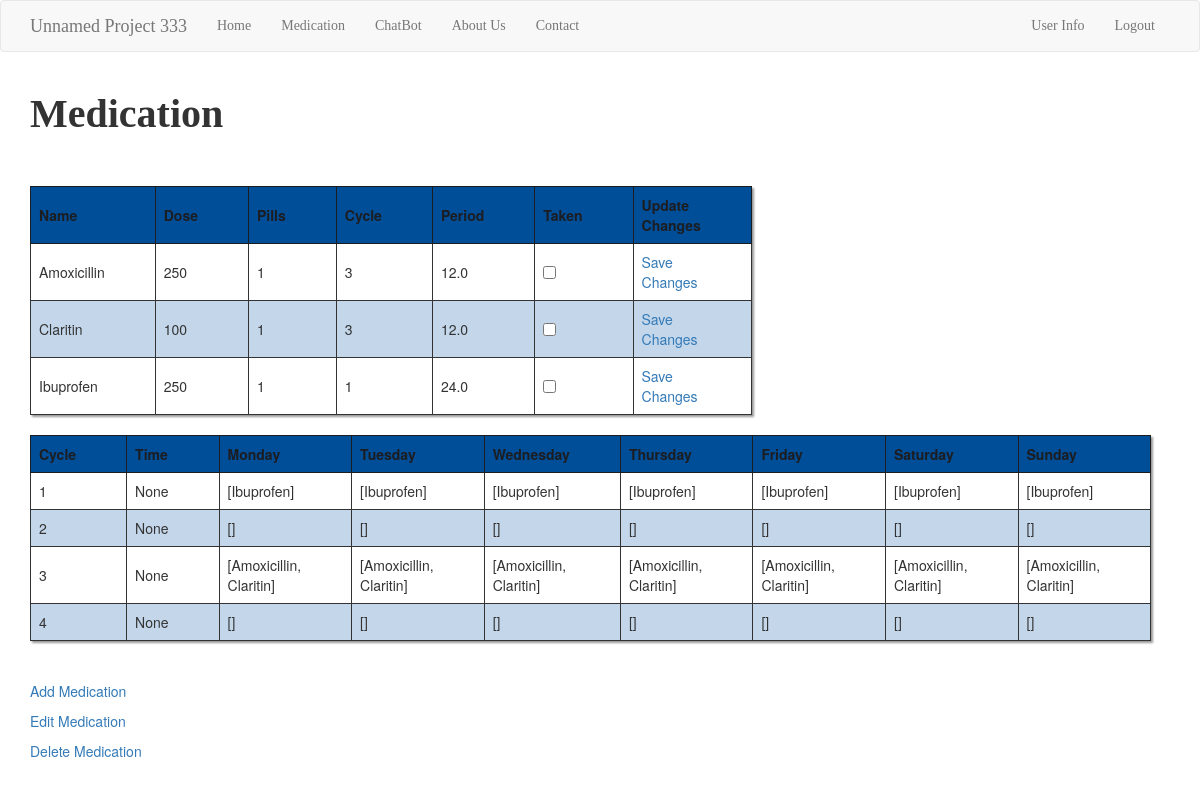
The page /medication (signed in) on the database its author committed.
### app/models.py (models this page shows, shortened)
class Medicine(db.Model):
    __tablename__ = 'medicines'
    id = db.Column(db.Integer, primary_key=True)
    name = db.Column(db.String(64), index=True)
    dose = db.Column(db.Integer, index=True)
    pills = db.Column(db.Integer, index=True)
    period = db.Column(db.Float, index=True)
    taken = db.Column(db.Boolean, index=True, default=False)
    user_id = db.Column(db.Integer, db.ForeignKey('users.id'), nullable=False)
    user = db.relationship('User',backref=db.backref('medicines', lazy=True))
    cycle_id = db.Column(db.Integer, db.ForeignKey('cycles.id'), nullable=True)
    cycle = db.relationship('Cycle',backref=db.backref('medicines', lazy=True))
    def __repr__(self):
        return '{}'.format(self.name)

class Cycle(db.Model):
    __tablename__ = 'cycles'
    id = db.Column(db.Integer, primary_key=True)
    cycle = db.Column(db.Integer, index=True)
    time = db.Column(db.Time, index=True)
    user_id = db.Column(db.Integer, db.ForeignKey('users.id'), nullable=False)
    user = db.relationship('User',backref=db.backref('cycles', lazy=True))
    def get_medications(self):
        medications = Medicine.query.filter_by(cycle_id=self.id).all()
        return medications

### app/routes.py (the view)
@app.route('/medication', methods=['GET', 'POST'])
@login_required
def medication():
    medications = current_user.check_medications()
    form = TakenForm()
    cycles = current_user.get_cycles()
    return render_template('medication.html', title='Medication', medications=medications, form=form, cycles=cycles)

### app/forms.py
class TakenForm(FlaskForm):
    medications = SelectMultipleField('Taken', validators=[Optional()], coerce=int,
        widget=CheckboxInput())
    submit = SubmitField('Update Changes')

### app/models.py (called while the page is built)
@login.user_loader
def load_user(id):
    return User.query.get(int(id))

    def check_medications(self):
        medications = Medicine.query.filter_by(user_id=self.id).all()
        return medications

    def get_cycles(self):
        cycles = Cycle.query.filter_by(user_id=self.id).all()
        return cycles

### app/templates/medication.html
{% extends "base.html" %}
{% block app_content %}
    <h1>{% block title %}{{title }}{% endblock %}</h1>
    <br></br>
    <table>
        <tr>
            <th>Name</th>
            <th>Dose</th>
            <th>Pills</th>
            <th>Cycle</th>
            <th>Period</th>
            <th>Taken</th>
            <th>Update Changes</th>
        </tr>
    {% for medication in medications %}
        <tr>
            <td>{{ medication.name }}</td>
            <td>{{ medication.dose }}</td>
            <td>{{ medication.pills }}</td>
            <td>{{ medication.cycle.cycle }}</td>
            <td>{{ medication.period }}</td>
            {% if medication.taken %}
            <td><input type="checkbox" class="taken" id="{{ medication.id }}" name="{{ medication.id }}" checked="checked"/></td>
            {% else %}
            <td><input type="checkbox" class="taken" id="{{ medication.id }}" name="{{ medication.id }}"/></td>
            {% endif %}
            {% if (request.form.getlist(medication.id) == None) %}
                <td><a href="{{ url_for('taken_med', med_id = medication.id, done = 'yes')}}">Save Changes</a></td>
            {% else %}
                <td><a href="{{ url_for('taken_med', med_id = medication.id, done = 'no')}}">Save Changes</a></td>
            {% endif %}
        </tr>
    {% endfor %}
    </table>
    <br>
    <table>
        <tr>
            <th>Cycle</th>
            <th>Time</th>
            <th>Monday</th>
            <th>Tuesday</th>
            <th>Wednesday</th>
            <th>Thursday</th>
            <th>Friday</th>
            <th>Saturday</th>
            <th>Sunday</th>
        </tr>
    {% for cycle in cycles %}
        <tr>
            <td>{{ cycle.cycle }}</td>
            <td>{{ cycle.time }}</td>
            <td>{{ cycle.get_medications() }}</td>
            <td>{{ cycle.get_medications() }}</td>
            <td>{{ cycle.get_medications() }}</td>
            <td>{{ cycle.get_medications() }}</td>
            <td>{{ cycle.get_medications() }}</td>
            <td>{{ cycle.get_medications() }}</td>
            <td>{{ cycle.get_medications() }}</td>
        </tr>
    {% endfor %}
    </table>
    <br></br>
    <p><a href="{{ url_for('add_medication') }}">Add Medication</a></p>
    <p><a href="{{ url_for('choose_medication')}}">Edit Medication</a></p>
    <p><a href="{{ url_for('delete_medication') }}">Delete Medication</a></p>
{% endblock %}

### app/templates/base.html (shortened to what this page needs)
{% extends 'bootstrap/base.html' %}
{% block styles %}
{{super()}}
<link rel="stylesheet" href="{{ url_for('static', filename='styles.css')}}">
{% endblock %}
{% block navbar %}
<nav class="navbar navbar-default">
    <div class="container">
        <div class="navbar-header">
            <a class="navbar-brand" href="{{ url_for('index') }}">Unnamed Project 333</a>
        </div>
        <div class="collapse navbar-collapse" id="bs-example-navbar-collapse-1">
            <ul class="nav navbar-nav">
                <li><a href="{{ url_for('index') }}">Home</a></li>
                <li><a href="{{ url_for('medication') }}">Medication</a></li>
                <li><a href="{{ url_for('index') }}">ChatBot</a></li>
                <li><a href="{{ url_for('index') }}">About Us</a></li>
                <li><a href="{{ url_for('index') }}">Contact</a></li>
            </ul>
            <ul class="nav navbar-nav navbar-right">
                {% if current_user.is_anonymous %}
                <li><a href="{{ url_for('login') }}">Login</a></li>
                {% else %}
                <li><a href="{{ url_for('update_info') }}">User Info</a></li>
                <li><a href="{{ url_for('logout') }}">Logout</a></li>
                {% endif %}
            </ul>
        </div>
    </div>
</nav>
{% endblock %}
{% block content %}
    <div class="container">
        {% block app_content %}{% endblock %}
    </div>
{% endblock %}

### app/static/styles.css (style rules this page uses)
table, th, td { border: 1px solid; padding: 8px; width: 50%; padding-right: 50px; }
h1 { font-size: 40px; font-family: apple-chancery; font-weight: bold; }
table { box-shadow: 2px 2px 2px #999; }
th { color: #1C1D21; background-color: #004E98; }
tr:nth-child(odd) { background-color: #C3D6EA; }
.navbar { font-family: cursive; }

### rows shown on the page
Medicine: name "Amoxicillin", dose "250", pills "1", cycle.cycle "3", period "12.0"
Medicine: name "Claritin", dose "100", pills "1", cycle.cycle "3", period "12.0"
Medicine: name "Ibuprofen", dose "250", pills "1", cycle.cycle "1", period "24.0"

### other values the page prints
{{ title }} "Medication"
